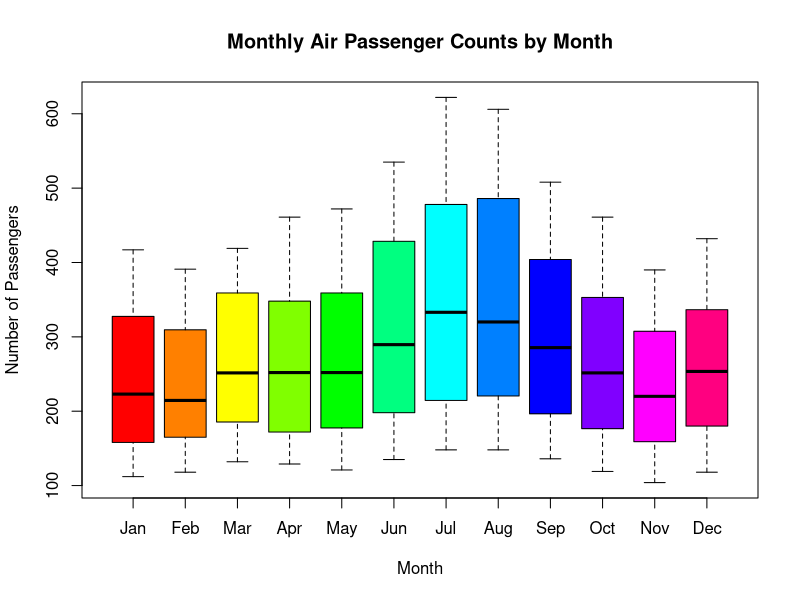
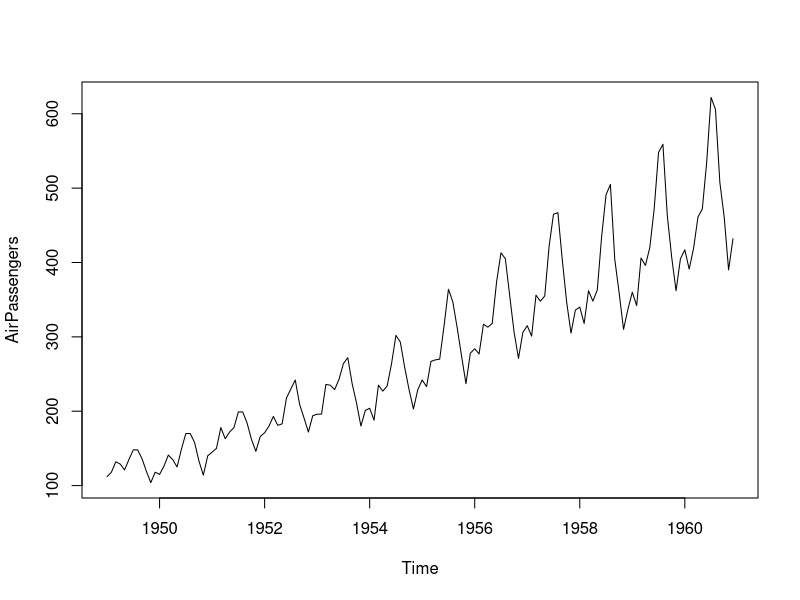
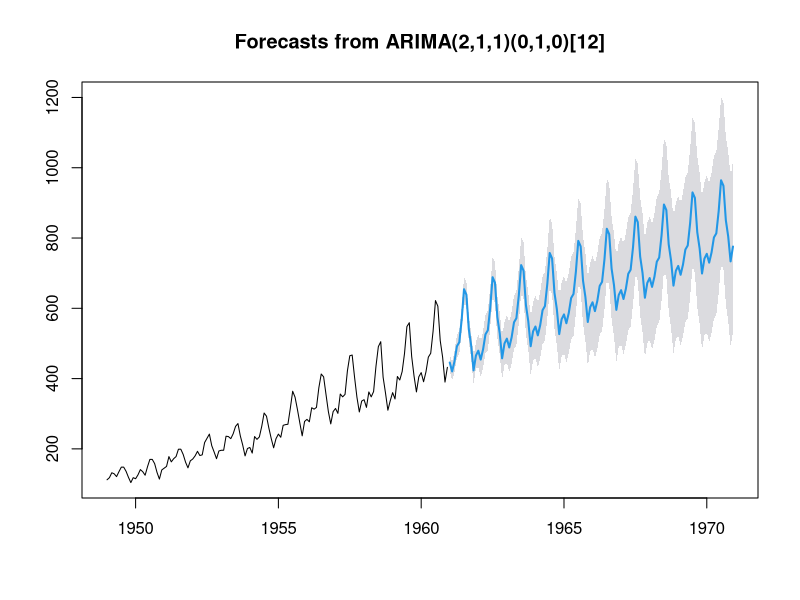

The R source for these figures, in order:
# this line will download forecast package in your IDE
install.packages('forecast')

library('forecast') 
##use data set in R 
class(AirPassengers)

AirPassengers

# Create a color palette for the box plot
my_colors <- rainbow(12)

# Box plot by month with customizations
boxplot(split(AirPassengers, cycle(AirPassengers)),
        xlab = "Month", ylab = "Number of Passengers",
        col = my_colors,  # Assign colors to each box
        border = "black",  # Set the border color
        main = "Monthly Air Passenger Counts by Month",
        names = month.abb,  # Use abbreviated month names as labels
        outline = FALSE)  # Remove outliers
plot(AirPassengers)

model<-auto.arima(AirPassengers)
summary(model)

# h = 10*12 because, forecast is for 10 years for all 12 months
f<-forecast(model, level=c(95), h=10*12)
plot(f)

